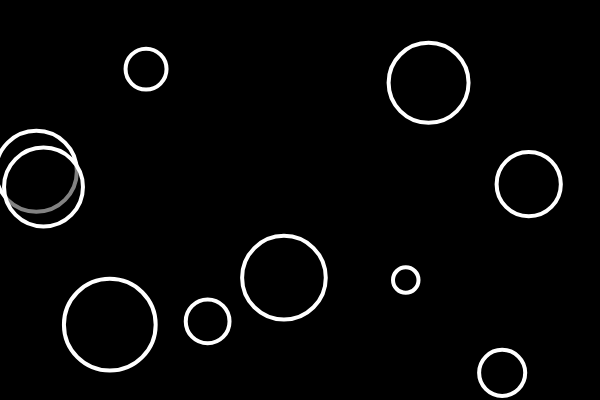
Frame 1 (no input)
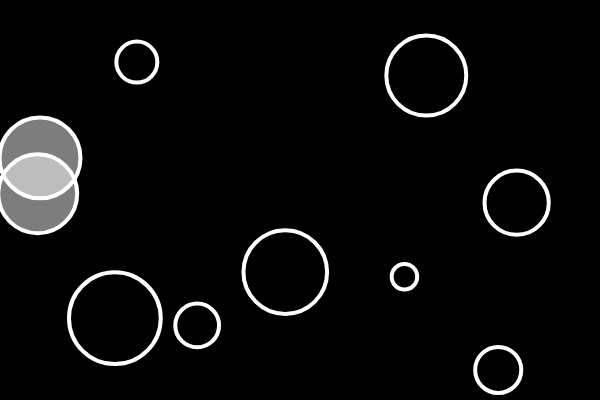
Frame 60 (no input)
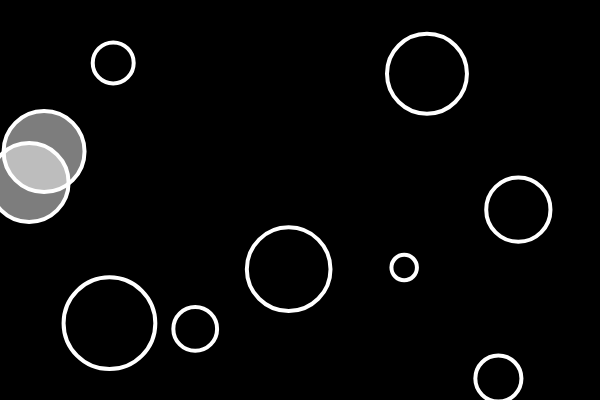
Frame 120 (the mouse pressed at the canvas centre since frame 60)

The p5.js sketch that drew these frames (run headless with seeded random() and noise() and a simulated clock; from frame 60 on, the mouse is pressed at the canvas centre):

// p5.js sketch
// ── sketch.js
let bubbles = [];
// let unicorn;

function setup() {
  createCanvas(600, 400);
  for(let i=0; i<10; i++){
    let x = random(width);
    let y = random(height);
    let r = random (10, 50);
    bubbles[i] = new Bubble(x, y, r);
  }
  // unicorn = new Bubble(300, 200, 10);
}

function draw() {
  background(0);
  
  // unicorn.x = mouseX;
  // unicorn.y = mouseY;
  // unicorn.show();
  // unicorn.move();
  
  for(let b of bubbles){
    b.show();
    b.move();
    let overlapping = false;
    
    for(let other of bubbles){
      if(b !== other && b.intersects(other)){
        overlapping = true;
      }
    }
    if(overlapping){
      b.colorChange(255);
    } else {
      b.colorChange(0);
    }
  }
}

class Bubble {
  constructor(x, y, r=50){
    this.x = x;
    this.y = y;
    this.r = r;
    this.brightness = 0;
  }
  
  intersects(other){
    let d = dist(this.x, this.y, other.x, other.y);
    return (d < this.r + other.r);
  }
  
  colorChange(bright){
    this.brightness = bright;
  }
  
  contains(px, py){
    let d = dist(px, py, this.x, this.y);
    if(d < r){
      return true;
    } else {
      return false;
    }
  }
  
  move(){
    this.x = this.x + random(-2, 2);
    this.y = this.y + random(-2, 2);
  }
  
  show(){
    stroke(255);
    strokeWeight(4);
    fill(this.brightness, 125);
    ellipse(this.x, this.y, this.r*2);
  }
}
